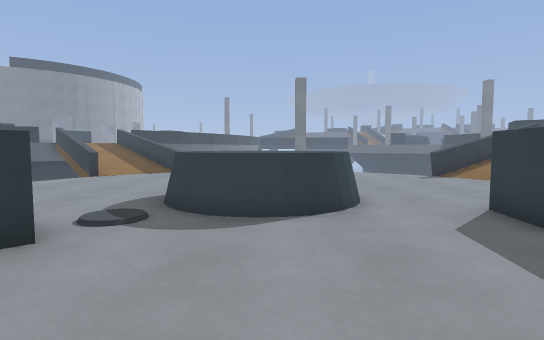
View 1 (above)

24 first-person views from a walk through a 3-D level made in the Godot game engine. The camera is 1.2 m above the floor, tilts 4° down and sees 80° across. The floor is counted in squares, 1 m on a side. Each view is taken from the middle of a square. On the plan, view 1 faces up. The plan holds only what a view shows up to about 14 squares ahead; the rest is blank. The place goes on beyond the plan. Surface patterns are stand-ins for the level's own textures.

View 2
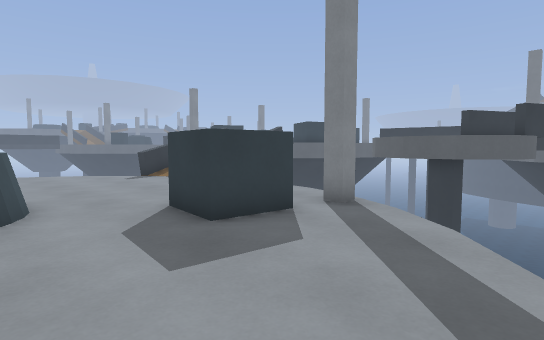

View 3
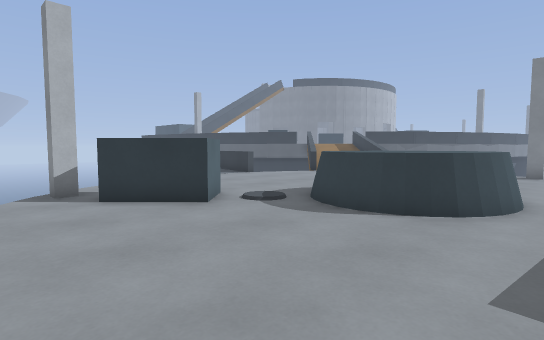

View 4
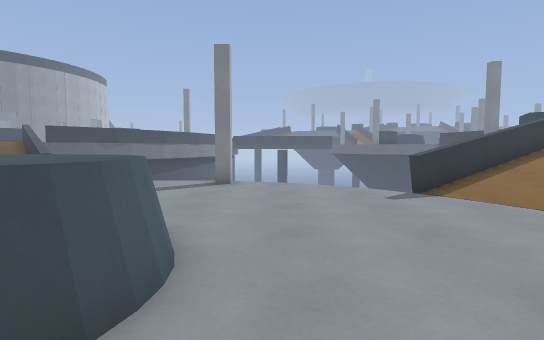

View 5
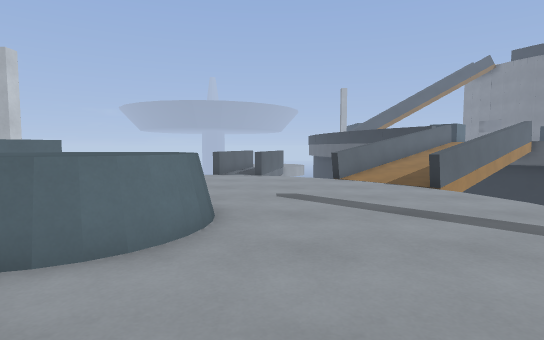

View 6
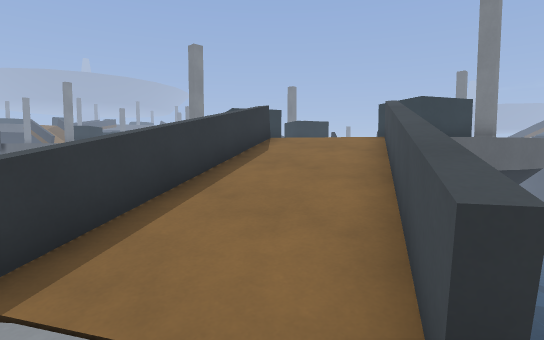

View 7
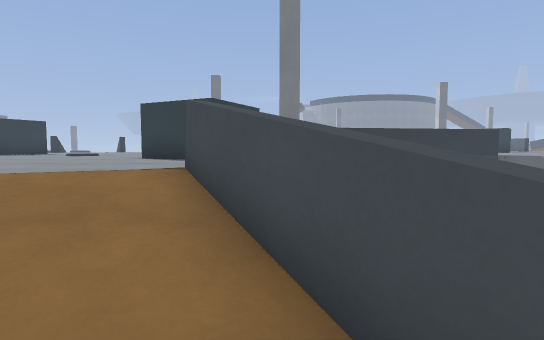

View 8
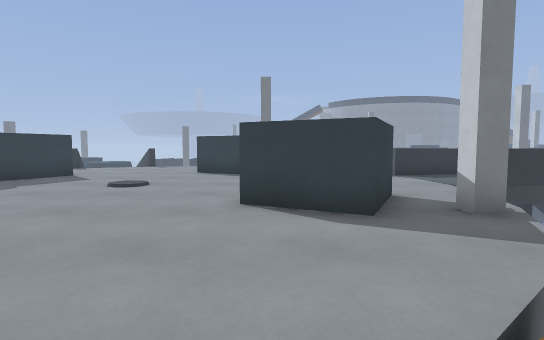

View 9
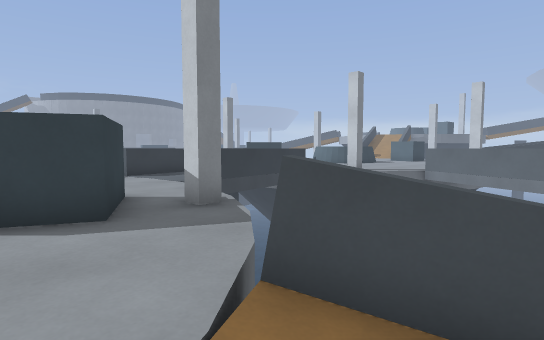

View 10
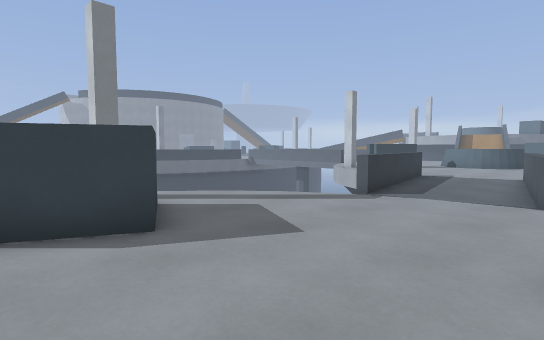

View 11
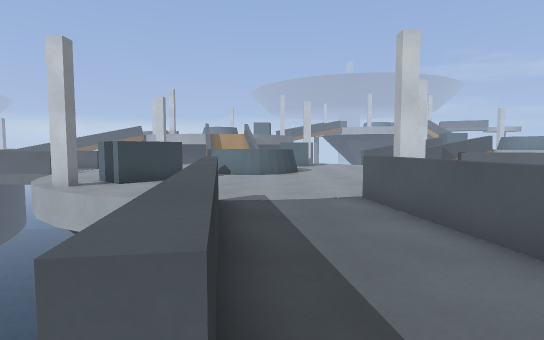

View 12
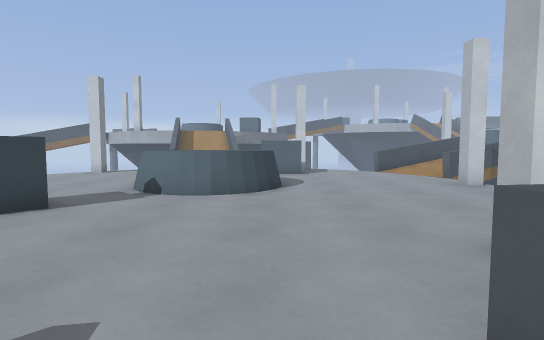

View 13
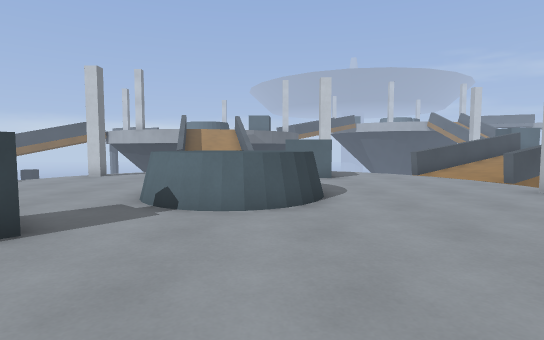

View 14
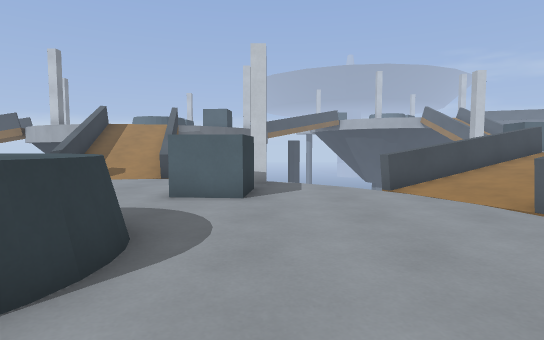

View 15
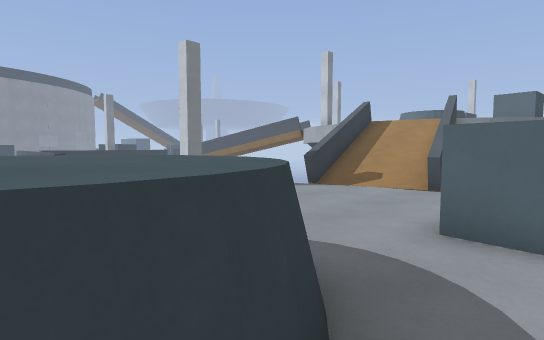

View 16
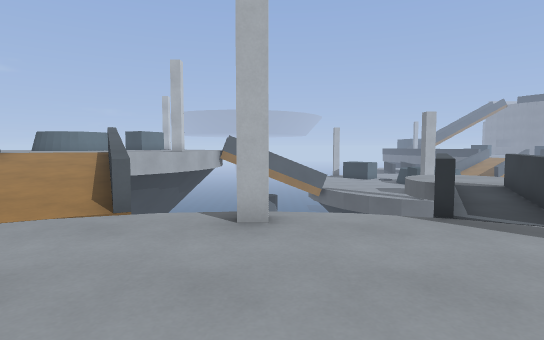

View 17
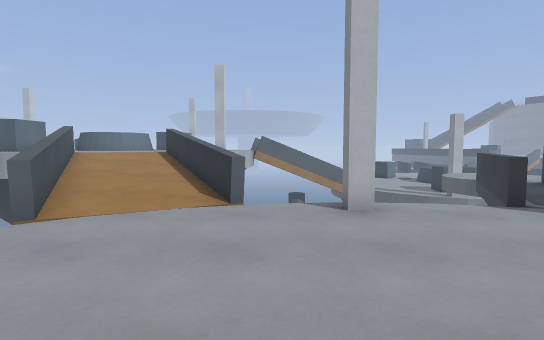

View 18
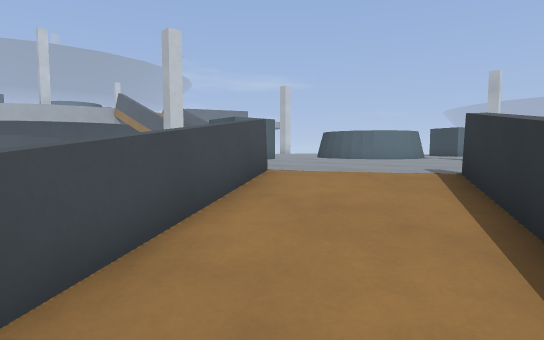

View 19
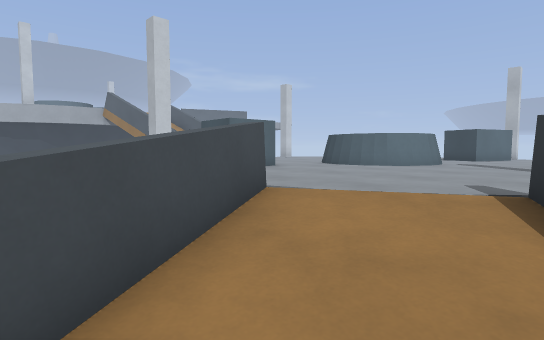

View 20
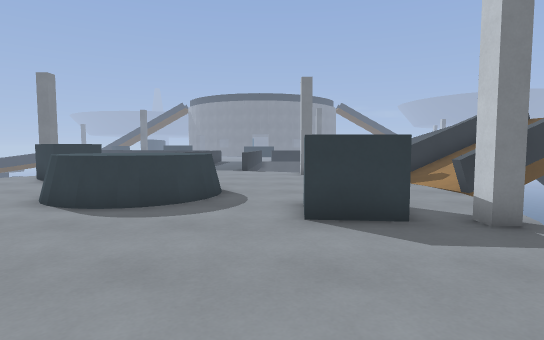

View 21
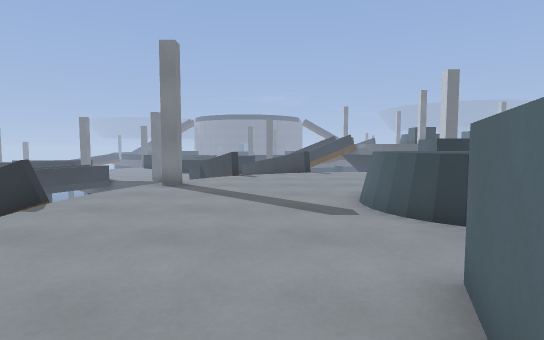

View 22
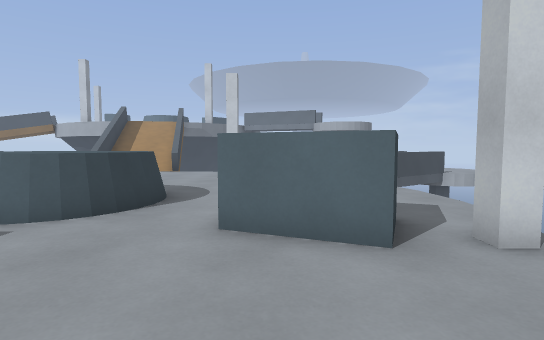

View 23
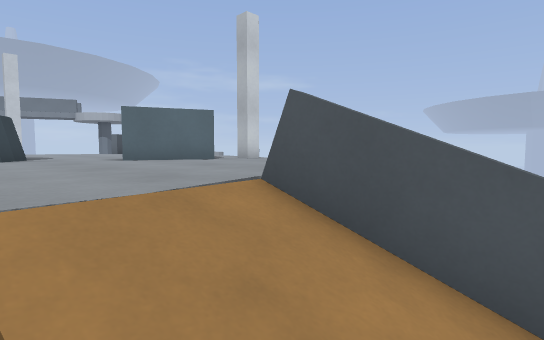

View 24
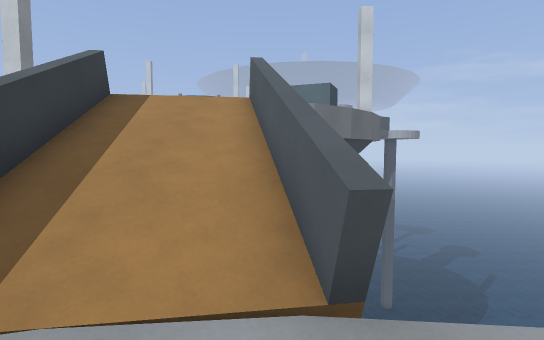

### Floor plan
Key: @ floor where view 1 was taken; # wall or solid block; x gap in a wall; . main floor; : floor 0.25 m higher than the main floor; + floor 0.5 m higher than the main floor; * floor 0.75 m higher than the main floor; % floor 1 m higher than the main floor; - floor 1 m lower than the main floor; _ floor 1.25 m lower than the main floor; < floor 1.5 m lower than the main floor; / step, stairs or slope; = window, fence, low wall or low ledge; ^ raised ledge; v drop or lower ground.
Columns run from 9 left of view 1 to 34 right of it. Each row starts with its distance up from view 1.
 19   =                       ..........x^
 18   ==                     ...........^
 17 --_=v  v              =#............^
 16 =___=v<<<<#vv       ==///....^  .....^x
 15 =__<<<<<<<<<<<v   ==////  ..^^ ^........
 14  ==<<<<<<<<<<<<v==//////==..x^^........v
 13  v<<<<<<<<<<<<<<=/////==v v.x.........v
 12  v<<<<<<<<<<<<<<<<//==v    vv.......v
 11 v<<<<<<<<<<<<<<<<<==v        vvv=..xv
 10 =<<<<<<<=^<<<<<<<=v             =..=v
  9 <<<<<<<^ ^^<<<<<<               =...=
  8  <<<<<<^^^^^<<<<                =...=
  7   <<<<<^^^^=<<<                 =...=
  6     <<<=^^^<<^   <v             v...=
  5      ^<<<<<<<^ ^<< vv.          v=..=
  4      ^^<<<<<<#^<#v v...         vx... .vv
  3  v< ^^<<<<<<<<<<<  v...==v     v.........vv
  2   v##<<<<<<<<<<<v  v..=====v   #.........#vv
  1    v<<<<<<<<<<<v    vvv====== ..........^^.v
  0       <<<@<<<vv         v==............^ ^..
 -1        vv<<<              v=...........^^ ..
 -2         v=//               v.......=^=...
 -3          =//#v             v......=^^^=...
 -4          =///v             v#.....^^^^^...
 -5          =///#             v......^^^^^....
 -6          =///#             v.......^^^......
 -7          =///%v           ==................
 -8          v%%%%%%v       ==:.................
 -9        v%%%%%%%%#vv   ==+:::.....^^.........
-10       v%%%%%%%%%%%%%v=**++::==...^ ....  .x
-11      v%%%%%%%%%%%%%%#%**++==v v.........
-12      v%%%%%%%%%%%%%%%/**==v    vx.......=
-13     v#%^#%%%%%%%%%%%%/==v        v vx///#
-14      %^ ^%%%^^=%%%%%%#v             =///#
-15     v%%  %%^^^^%%%%%%               v=//#

Where each view was taken, in squares from view 1:
view 1: 0 up, 0 right, facing up
view 2: 0 up, 1 right, facing up-right
view 3: 0 up, 3 right, facing up-left
view 4: 5 up, 3 right, facing up
view 5: 11 up, 5 right, facing left
view 6: 10 up, 7 right, facing up-right
view 7: 13 up, 11 right, facing right
view 8: 16 up, 14 right, facing right
view 9: 16 up, 14 right, facing down-right
view 10: 19 up, 22 right, facing down-right
view 11: 12 up, 26 right, facing down
view 12: 6 up, 25 right, facing down
view 13: 4 up, 26 right, facing down
view 14: 1 down, 23 right, facing down
view 15: 4 down, 24 right, facing down-right
view 16: 4 down, 24 right, facing left
view 17: 6 down, 25 right, facing left
view 18: 9 down, 17 right, facing down-left
view 19: 10 down, 16 right, facing down-left
view 20: 8 down, 18 right, facing right
view 21: 12 down, 3 left, facing right
view 22: 9 down, 1 left, facing down
view 23: 5 down, 3 right, facing down-left
view 24: 1 up, 0 right, facing down
